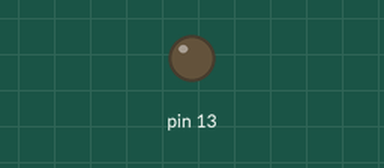
The sketch below on a simulated Arduino Uno, built with avr-gcc and run on an emulated ATmega328P. Shown: output pins drawn as LEDs (lit = HIGH).

Above: at 0.6 s.
At 2.65 s:
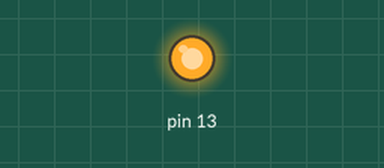
Timing chart, 0 to 3.0 s (numbered marks = the images above):
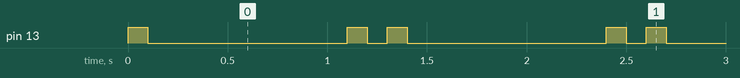

Measured:
- by itself, pin 13: repeats every 1.3 s: LOW 1.0 s, HIGH 0.10 s, LOW 0.10 s, HIGH 0.10 s
- by itself, everything shown: repeats every 1.3 s, in 4 steps

The sketch:

coracao-led.ino
```cpp
void setup() {                                  // A função setup() roda uma vez sempre que a placa é resetada ou energizada.
  pinMode(LED_BUILTIN, OUTPUT);                 // Define o pin digital LED_BUILTIN como output (saída). Por convenção, a porta LED_BUILTIN é a 13, ou seja, o led está conectado
}                                               // fisicamente na porta 13 do arduino.

void loop() {                                   // A função loop() roda indefinidamente.
  digitalWrite(LED_BUILTIN, HIGH);
  delay(100);
  digitalWrite(LED_BUILTIN, LOW);               // "Escreve" digitalmente o status do led (HIGH - ON / LOW - OFF).
  delay(1000);                                  // Delay de 1 segundo.
  digitalWrite(LED_BUILTIN, HIGH);
  delay(100);
  digitalWrite(LED_BUILTIN, LOW);
  delay(100);
}
```
